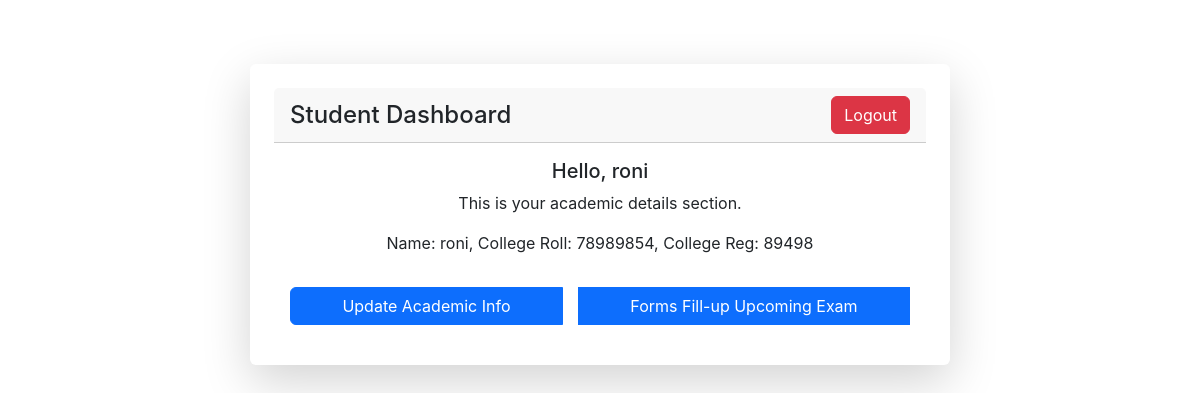
/portfolio/student_management/ (signed in), run on an earlier commit of the app's database.
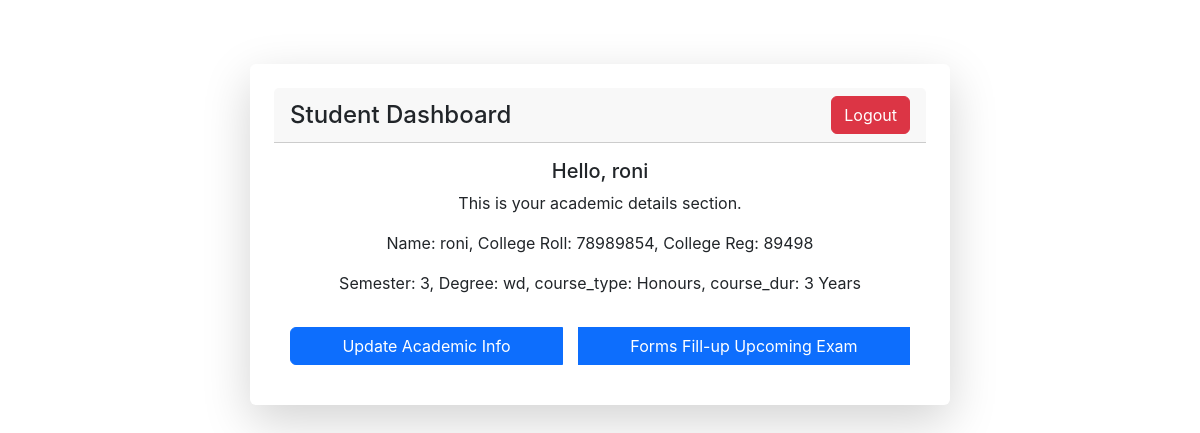
And on a later commit of the database.
### portfolio/models.py (models this page shows, shortened)
class CustomUser(AbstractUser,PermissionsMixin):
    username=None
    name=models.CharField(max_length=30,blank=True,null=True)
    clg_roll=models.CharField(max_length=30,unique=False,blank=True,null=True)
    clg_reg=models.CharField(max_length=40,blank=True,null=True)
    email=models.EmailField(unique=True)
    s_name=models.CharField(max_length=30,blank=True,null=True)
    s_id=models.CharField(max_length=10,blank=True,null=True)
    is_active = models.BooleanField(default=True)
    is_staff = models.BooleanField(default=True)
    objects=CustomUserManager()
    USERNAME_FIELD='email'
    REQUIRED_FIELDS = ['name']

class acc_details(models.Model):
    user = models.OneToOneField(settings.AUTH_USER_MODEL, on_delete=models.CASCADE,null=True)
    semster=models.CharField(max_length=4)
    degree=models.CharField(max_length=40)
    course_type=models.CharField(max_length=20)
    course_dur=models.CharField(max_length=10)

### portfolio/views.py (the view)
# urls.py: path('student_management/',views.student_management,name='student_management'),
@login_required(login_url='management_student_login')
def student_management(request):
    new_acc_info=acc_details.objects.filter(user=request.user)
    context={
        'new_acc_info': new_acc_info,
    }
    return render(request,'portfolio/student_mg_page.html',context)

### portfolio/templates/portfolio/student_mg_page.html (shortened to what this page needs)
<!DOCTYPE html>
<html lang="en">
  <head>
    <link href="https://cdn.jsdelivr.net/npm/bootstrap@5.3.6/dist/css/bootstrap.min.css" rel="stylesheet" />
  </head>
  <body>
    <div class="container">
      {% if request.user.is_authenticated %}
        <div class="card shadow-lg p-4 row justify-content-center">
          <div class="card-header">
            <h4 class="mb-0">Student Dashboard</h4>
            <a href="{% url 'logout_page' %}" class="btn btn-danger">Logout</a>
          </div>
          <div class="card-body text-center">
            <h5 class="card-title">Hello, {{ request.user.name }}</h5>
            <p>This is your academic details section.</p>
            <p>Name: {{ request.user.name }}, College Roll: {{ request.user.clg_roll }}, College Reg: {{ request.user.clg_reg }}</p>
            {% for acc in new_acc_info %}
              <p>Semester: {{ acc.semster }}, Degree: {{ acc.degree }}, course_type: {{ acc.course_type }}, course_dur: {{ acc.course_dur }}</p>
            {% endfor %}
            <div class="btn-group">
              <button type="button" class="btn btn-primary" data-bs-toggle="modal" data-bs-target="#updateAcademicModal">Update Academic Info</button>
              <button type="button" class="btn btn-primary" data-bs-toggle="modal" data-bs-target="#examFormModal">Forms Fill-up Upcoming Exam</button>
            </div>
          </div>
        </div>
      {% endif %}
    </div>
  </body>
</html>

### portfolio/templates/portfolio/student_mg_page.html (style rules this page uses)
* { margin: 0; padding: 0; box-sizing: border-box; }
body { font-family: 'Inter', sans-serif; background: linear-gradient(45deg, #667eea); color: #fff; min-height: 100vh; padding: 2rem; }
.card { width: 100%; max-width: 700px; border: none; margin: 2rem auto; }
.card-header { display: flex; justify-content: space-between; align-items: center; }
.btn-group { display: flex; flex-wrap: wrap; gap: 1rem; margin-top: 2rem; }

What changed in the data, as far as the page shows it:
added acc_details: semster "3", degree "wd", course_type "Honours", course_dur "3 Years"
